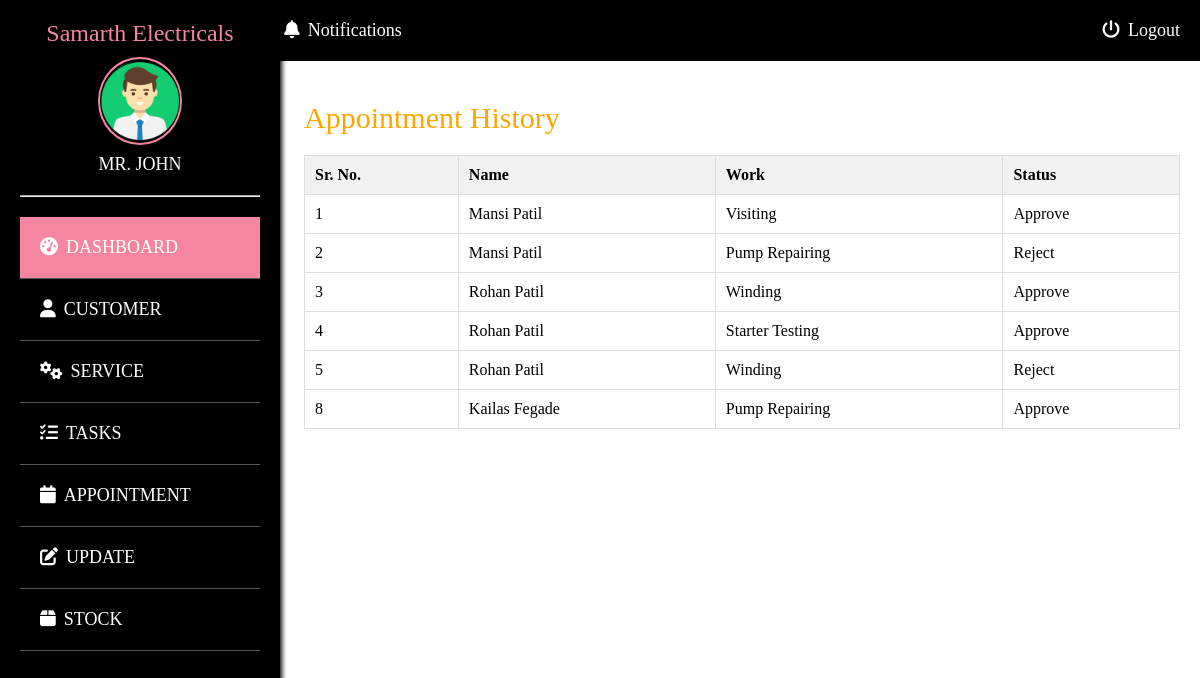
Screenshot of /owner/appointment_history/ with the database file from the repository.
### app/models.py (models this page shows)
class Appointment(models.Model):
    appointment_id = models.AutoField(primary_key=True)
    name = models.CharField(max_length=20, default='')
    reason = models.CharField(max_length=100, default='')
    reason_type = models.CharField(max_length=50, default='')
    date = models.DateField(max_length=20, default='')
    time = models.TimeField(max_length=10, default='')
    status = models.CharField(max_length=20, default='')
    task_status = models.CharField(max_length=20, default='')
    appointment_date = models.DateField(auto_now_add=True)
    pay = models.DecimalField(max_digits=10, decimal_places=2, default=0.00)

### app/owner.py (the view)
# urls.py: path('owner/appointment_history/', owner.appointment_history, name='appointment_history'),
def appointment_history(request):
    all = Appointment.objects.filter(status="Approve") | Appointment.objects.filter(status="Reject")
    return render(request, 'owner/appointment_history.html', {"filter": all})

### templates/owner/appointment_history.html (shortened to what this page needs)
<!DOCTYPE html>
<html lang="en">
<head>
    {% load static %}
    {% include 'owner/head.html' %}
    <link rel="stylesheet" href="https://cdnjs.cloudflare.com/ajax/libs/font-awesome/5.15.3/css/all.min.css"/>
    <link rel="stylesheet" href="https://cdnjs.cloudflare.com/ajax/libs/font-awesome/6.5.1/css/all.min.css">
</head>
<body>
    <div class="banner">
    <div id="Panel1">
        <h1>Appointment History</h1>
        <div class="appointment_history">
            <table id="appointment_history_table">
                <tr>
                    <th id="th1">Sr. No.</th>
                    <th id="th1">Name</th>
                    <th id="th1">Work</th>
                    <th id="th1">Status</th>
                </tr>
                {% for i in filter %}
                <tr>
                    <td id="td1">{{ i.appointment_id }}</td>
                    <td id="td1">{{ i.name }}</td>
                    <td id="td1">{{ i.reason }}</td>
                    <td id="td1">{{ i.status }}</td>
                </tr>
                {% endfor %}
            </table>
        </div>
    </div>
    </div>
</body>
</html>

### templates/owner/head.html (style rules this page uses)
* { margin: 0; padding: 0; }

### templates/owner/appointment_history.html (style rules this page uses)
.banner { margin-left: 250px; text-align: center; height: 100vh; margin-left: 22%; }
#pannel,#Panel1,#Panel2 { margin-top: 20px; margin-left: 20px; padding: 20px; }
h1 { font-size: 30px; font-weight:20; margin-bottom: 20px; color: orange; text-align:left; }
#appointment_history_table { width: 100%; border-collapse: collapse; }
#appointment_history_table th, #appointment_history_table td { padding: 10px; border: 1px solid #ddd; }
#appointment_history_table th { background-color: #f2f2f2; }
#th1 { font-weight: bold; text-align: left; }
#td1 { text-align: left; }

### rows the page displays
Appointment: appointment_id "1", name "Mansi Patil", reason "Visiting", status "Approve"
Appointment: appointment_id "2", name "Mansi Patil", reason "Pump Repairing", status "Reject"
Appointment: appointment_id "3", name "Rohan Patil", reason "Winding", status "Approve"
Appointment: appointment_id "4", name "Rohan Patil", reason "Starter Testing", status "Approve"
Appointment: appointment_id "5", name "Rohan Patil", reason "Winding", status "Reject"
Appointment: appointment_id "8", name "Kailas Fegade", reason "Pump Repairing", status "Approve"
